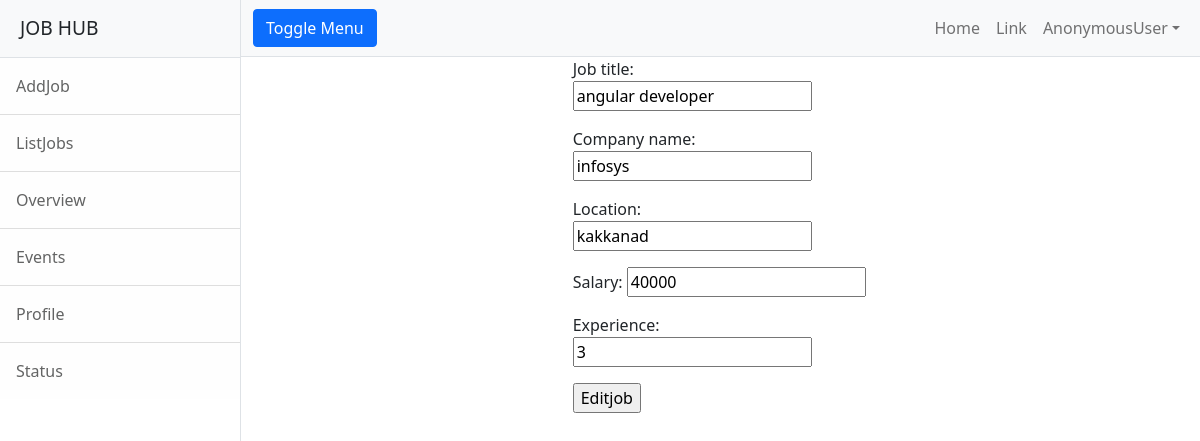
Page /employer/jobs/change/6 on the committed database.
### employer/models.py (models this page shows, shortened)
class Jobs(models.Model):
    job_title=models.CharField(max_length=150)
    company_name=models.CharField(max_length=150)
    location=models.CharField(max_length=150)
    salary=models.PositiveIntegerField(null=True)
    experience=models.PositiveIntegerField(default=0)

### employer/views.py (the view)
# urls.py: path("jobs/change/<int:id>",views.JobEditView.as_view(),name='job-edit'),
class JobEditView(UpdateView):
    model = Jobs
    form_class = JobForm
    template_name = "emp-editjob.html"
    success_url = reverse_lazy("all-jobs")
    pk_url_kwarg = "id"

### employer/forms.py
class JobForm(forms.ModelForm):
   class Meta:
       model=Jobs
       fields="__all__"

### employer/templates/emp-editjob.html
{%extends 'base.html'%}
{%block body_block%}
<div class="row">
    <div class="col-4"></div>
    <div class="col-4">
        <form action="" method="post">
            {%csrf_token%}{{form.as_p}}
            <input type="submit" value="Editjob">
        </form>
    </div>
    <div class="col-4"></div>
</div>
{%endblock%}

### rows in the picture
Jobs: job_title "angular developer", company_name "infosys", location "kakkanad", salary "40000", experience "3"

### other values in the picture
{{ request.user }} "AnonymousUser"
